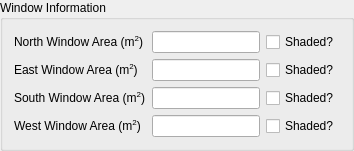
         <widget class="QGroupBox" name="groupBox_2">
          <property name="title">
           <string>Window Information</string>
          </property>
          <layout class="QGridLayout" name="gridLayout">
           <item row="6" column="1">
            <widget class="QLineEdit" name="LEWWindowHC"/>
           </item>
           <item row="2" column="0">
            <widget class="QLabel" name="label_5">
             <property name="text">
              <string>&lt;html&gt;&lt;head/&gt;&lt;body&gt;&lt;p&gt;East Window Area (m&lt;span style=&quot; vertical-align:super;&quot;&gt;2&lt;/span&gt;)&lt;/p&gt;&lt;/body&gt;&lt;/html&gt;</string>
             </property>
             <property name="buddy">
              <cstring>LEEWindowHC</cstring>
             </property>
            </widget>
           </item>
           <item row="4" column="0">
            <widget class="QLabel" name="label_6">
             <property name="text">
              <string>&lt;html&gt;&lt;head/&gt;&lt;body&gt;&lt;p&gt;South Window Area (m&lt;span style=&quot; vertical-align:super;&quot;&gt;2&lt;/span&gt;)&lt;/p&gt;&lt;/body&gt;&lt;/html&gt;</string>
             </property>
             <property name="buddy">
              <cstring>LESWindowHC</cstring>
             </property>
            </widget>
           </item>
           <item row="4" column="1">
            <widget class="QLineEdit" name="LESWindowHC"/>
           </item>
           <item row="0" column="0">
            <widget class="QLabel" name="label_4">
             <property name="text">
              <string>&lt;html&gt;&lt;head/&gt;&lt;body&gt;&lt;p&gt;North Window Area (m&lt;span style=&quot; vertical-align:super;&quot;&gt;2&lt;/span&gt;)&lt;/p&gt;&lt;/body&gt;&lt;/html&gt;</string>
             </property>
             <property name="buddy">
              <cstring>LENWindowHC</cstring>
             </property>
            </widget>
           </item>
           <item row="6" column="0">
            <widget class="QLabel" name="label_7">
             <property name="text">
              <string>&lt;html&gt;&lt;head/&gt;&lt;body&gt;&lt;p&gt;West Window Area (m&lt;span style=&quot; vertical-align:super;&quot;&gt;2&lt;/span&gt;)&lt;/p&gt;&lt;/body&gt;&lt;/html&gt;</string>
             </property>
             <property name="buddy">
              <cstring>LEWWindowHC</cstring>
             </property>
            </widget>
           </item>
           <item row="2" column="1">
            <widget class="QLineEdit" name="LEEWindowHC"/>
           </item>
           <item row="0" column="1">
            <widget class="QLineEdit" name="LENWindowHC">
             <property name="text">
              <string/>
             </property>
            </widget>
           </item>
           <item row="0" column="2">
            <widget class="QCheckBox" name="NorthShadeHC">
             <property name="text">
              <string>Shaded?</string>
             </property>
            </widget>
           </item>
           <item row="2" column="2">
            <widget class="QCheckBox" name="EastShadeHC">
             <property name="text">
              <string>Shaded?</string>
             </property>
            </widget>
           </item>
           <item row="4" column="2">
            <widget class="QCheckBox" name="SouthShadeHC">
             <property name="text">
              <string>Shaded?</string>
             </property>
            </widget>
           </item>
           <item row="6" column="2">
            <widget class="QCheckBox" name="WestShadeHC">
             <property name="text">
              <string>Shaded?</string>
             </property>
            </widget>
           </item>
          </layout>
         </widget>
